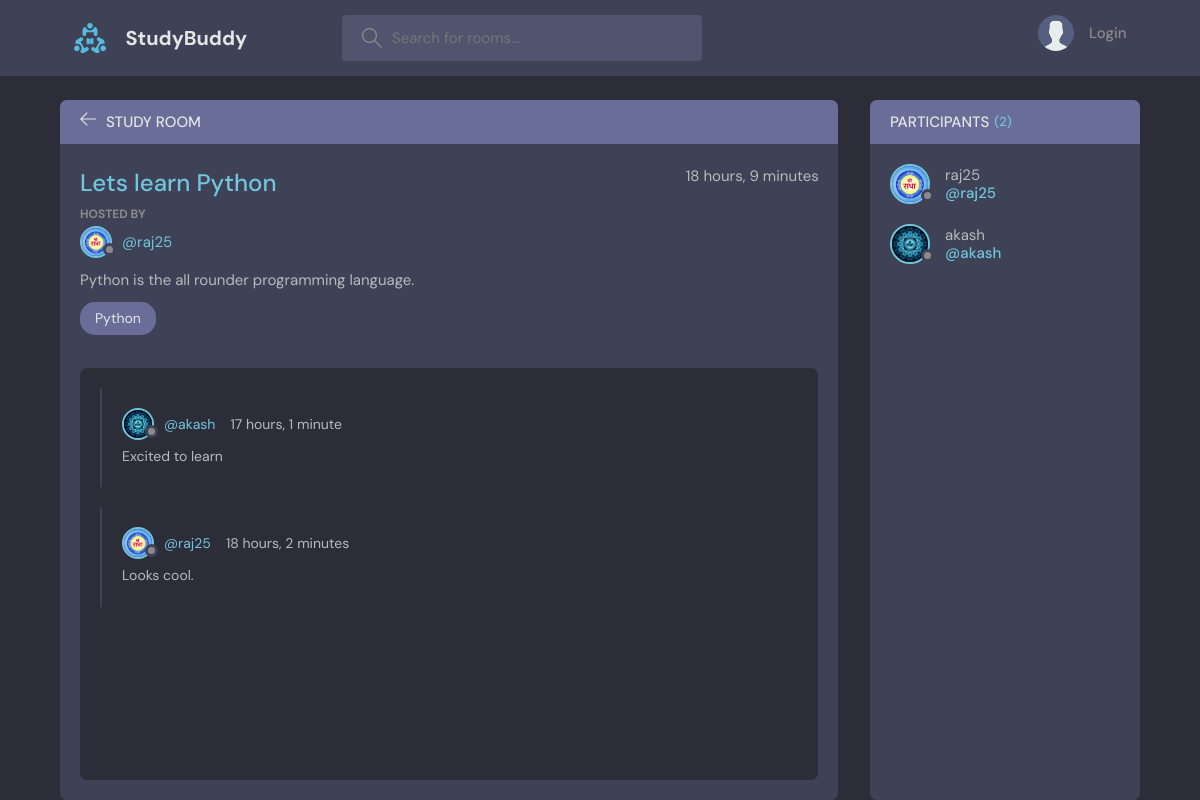
The page /room/1/ on the database its author committed.
### base/models.py (models this page shows, shortened)
class Room(models.Model):
    host = models.ForeignKey(User, on_delete=models.SET_NULL, null=True)
    topic = models.ForeignKey(Topic, on_delete=models.SET_NULL, null=True)
    name = models.CharField(max_length=200)
    description = models.TextField(null=True, blank=True)
    participants = models.ManyToManyField(User, related_name='participants', blank=True)
    updated = models.DateTimeField(auto_now=True)
    created = models.DateTimeField(auto_now_add=True)
    class Meta:
        ordering = ['-updated', '-created']

class User(AbstractUser):
    name = models.CharField(max_length=200, null=True)
    email = models.EmailField(unique=True,null=True)
    bio = models.TextField(null=True)
    avatar = models.ImageField(null=True, default="avatar.svg")
    USERNAME_FIELD = 'email'
    REQUIRED_FIELDS = []

class Topic(models.Model):
    name = models.CharField(max_length=200)

class Message(models.Model):
    user = models.ForeignKey(User, on_delete=models.CASCADE)
    room = models.ForeignKey(Room, on_delete=models.CASCADE)
    body = models.TextField()
    updated = models.DateTimeField(auto_now=True)
    created = models.DateTimeField(auto_now_add=True)
    class Meta:
        ordering = ['-updated', '-created']

### base/views.py (the view, shortened to what this page needs)
# urls.py: path('room/<str:pk>/', views.room, name='room'),
def room(request, pk):
    room = Room.objects.get(id=pk)
    comments = room.message_set.all()
    participants = room.participants.all()
    context = {'room':room, 'comments': comments, 'participants': participants}
    return render(request, 'base/room.html', context)

### base/templates/base/room.html (shortened to what this page needs)
{% extends "main.html" %}
{% block content %}
<main class="profile-page layout layout--2">
  <div class="container">
    <div class="room">
      <div class="room__top">
        <div class="room__topLeft">
          <a href="{{request.META.HTTP_REFERER}}">
            <svg version="1.1" xmlns="http://www.w3.org/2000/svg" width="32" height="32" viewBox="0 0 32 32">
              <title>arrow-left</title>
              <path
                d="M13.723 2.286l-13.723 13.714 13.719 13.714 1.616-1.611-10.96-10.96h27.625v-2.286h-27.625l10.965-10.965-1.616-1.607z"
              ></path>
            </svg>
          </a>
          <h3>Study Room</h3>
        </div>
      </div>
      <div class="room__box scroll">
        <div class="room__header scroll">
          <div class="room__info">
            <h3>{{room.name}}</h3>
            <span>{{room.created|timesince}}</span>
          </div>
          <div class="room__hosted">
            <p>Hosted By</p>
            <a href="{% url 'user-profile' room.host.id %}" class="room__author">
              <div class="avatar avatar--small">
                <img src="{{room.host.avatar.url}}" />
              </div>
              <span>@{{room.host.username}}</span>
            </a>
          </div>
          <div class="room__details">
            {{room.description}}
          </div>
          <span class="room__topics">{{room.topic.name}}</span>
        </div>
        <div class="room__conversation">
          <div class="threads scroll">
            {% for comment in comments %}
            <div class="thread">
              <div class="thread__top">
                <div class="thread__author">
                  <a href="#" class="thread__authorInfo">
                    <div class="avatar avatar--small">
                      <img src="{{comment.user.avatar.url}}" />
                    </div>
                    <span>@{{comment.user.username}}</span>
                  </a>
                  <span class="thread__date">{{comment.created|timesince}}</span>
                </div>
              </div>
              <div class="thread__details">
                {{comment.body}}
              </div>
            </div>
            {% endfor %}
          </div>
        </div>
      </div>
    </div>
    <div class="participants">
      <h3 class="participants__top">Participants <span>({{participants.all.count}})</span></h3>
      <div class="participants__list scroll">
        {% for participant in participants %}
        <a href="{% url 'user-profile' participant.id %}" class="participant">
          <div class="avatar avatar--medium">
            <img src="{{participant.avatar.url}}" />
          </div>
          <p>
            {{participant.username}}
            <span>@{{participant.username}}</span>
          </p>
        </a>
        {% endfor %}
      </div>
    </div>
  </div>
</main>
{% endblock content %}

### rows shown on the page
Room: name "Lets learn Python", created "18 hours, 9 minutes", host.avatar (picture), host.username "raj25", description "Python is the all rounder programming language.", topic.name "Python"
Message: user.avatar (picture), user.username "akash", created "17 hours, 1 minute", body "Excited to learn"
Message: user.avatar (picture), user.username "raj25", created "18 hours, 2 minutes", body "Looks cool."
User: avatar (picture), username "raj25"
User: avatar (picture), username "akash"

### other values the page prints
{{ participants.all.count }} "2"
